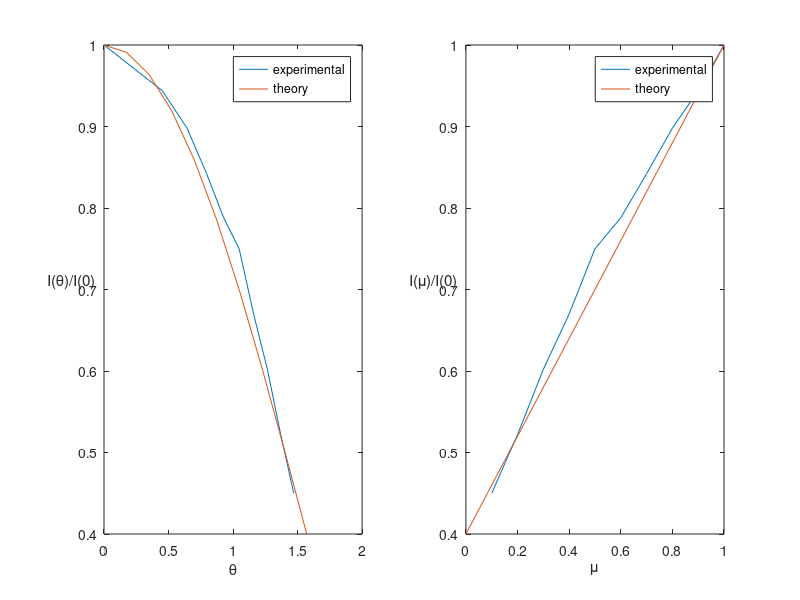

This chart was generated by the following MATLAB code:
close all
save = 1

% experimental data from Christensen, 2015 
data = [ 0, 1, 
     .45103, .944; 
     .64350, .898; 
     .79540, .842; 
     .92730, .788;
     1.04720, .750; 
     1.15928, .670; 
     1.26610, .602; 
     1.36944, .522;  
     1.47063, 0.45]
 
figure()
subplot(1,2,1)
plot(data(:,1),data(:,2))
 
% theoretical computation
theta = linspace(0,pi/2,10)
I = 2/5+3/5*cos(theta)
hold on, plot(theta,I)

% figure tuning
legend('experimental','theory')

xlabel('\theta')
ylabel('I(\theta)/I(0)','Rotation',0) 
  
subplot(1,2,2)
plot(cos(data(:,1)),data(:,2))

theta = linspace(0,pi/2,10)
I = 2/5+3/5*cos(theta)
hold on, plot(cos(theta),I)
 
legend('experimental','theory')
 
xlabel('\mu')
ylabel('I(\mu)/I(0)','Rotation',0) 

if save == 1
    saveas(gcf,'Eddington_limb_darkening.png')
end